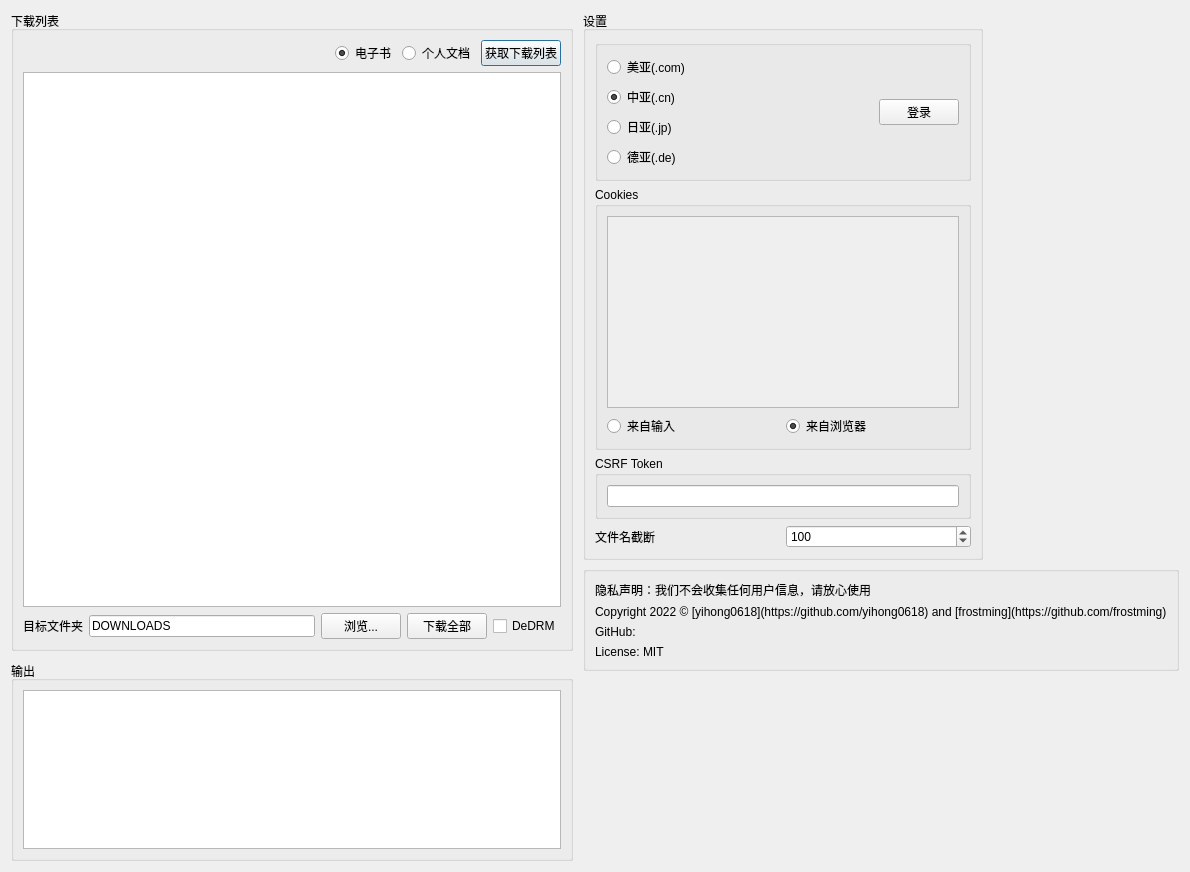
<?xml version="1.0" encoding="UTF-8"?>
<ui version="4.0">
 <class>MainDialog</class>
 <widget class="QDialog" name="MainDialog">
  <property name="geometry">
   <rect>
    <x>0</x>
    <y>0</y>
    <width>1190</width>
    <height>872</height>
   </rect>
  </property>
  <property name="windowTitle">
   <string>Kindle 下载助手</string>
  </property>
  <property name="windowIcon">
   <iconset resource="icon.qrc">
    <normaloff>:/icon/resource/kindle.png</normaloff>:/icon/resource/kindle.png</iconset>
  </property>
  <layout class="QHBoxLayout" name="horizontalLayout" stretch="1,0">
   <property name="spacing">
    <number>10</number>
   </property>
   <item>
    <layout class="QVBoxLayout" name="leftLayout">
     <item>
      <widget class="QGroupBox" name="listBox">
       <property name="title">
        <string>下载列表</string>
       </property>
       <layout class="QVBoxLayout" name="verticalLayout_5">
        <item alignment="Qt::AlignRight">
         <widget class="QWidget" name="widget" native="true">
          <property name="minimumSize">
           <size>
            <width>0</width>
            <height>0</height>
           </size>
          </property>
          <property name="baseSize">
           <size>
            <width>0</width>
            <height>0</height>
           </size>
          </property>
          <layout class="QHBoxLayout" name="horizontalLayout_6">
           <property name="leftMargin">
            <number>0</number>
           </property>
           <property name="topMargin">
            <number>0</number>
           </property>
           <property name="rightMargin">
            <number>0</number>
           </property>
           <property name="bottomMargin">
            <number>0</number>
           </property>
           <item>
            <widget class="QRadioButton" name="radioEBOK">
             <property name="text">
              <string>电子书</string>
             </property>
             <property name="checked">
              <bool>true</bool>
             </property>
            </widget>
           </item>
           <item>
            <widget class="QRadioButton" name="radioPDO">
             <property name="text">
              <string>个人文档</string>
             </property>
            </widget>
           </item>
           <item>
            <widget class="QPushButton" name="fetchButton">
             <property name="text">
              <string>获取下载列表</string>
             </property>
            </widget>
           </item>
          </layout>
         </widget>
        </item>
        <item>
         <widget class="QTableView" name="bookView"/>
        </item>
        <item>
         <layout class="QHBoxLayout" name="horizontalLayout_4">
          <item>
           <widget class="QLabel" name="label_2">
            <property name="text">
             <string>目标文件夹</string>
            </property>
           </widget>
          </item>
          <item>
           <widget class="QLineEdit" name="outDirEdit">
            <property name="text">
             <string>DOWNLOADS</string>
            </property>
           </widget>
          </item>
          <item>
           <widget class="QPushButton" name="browseButton">
            <property name="text">
             <string>浏览...</string>
            </property>
           </widget>
          </item>
          <item>
           <widget class="QPushButton" name="downloadButton">
            <property name="text">
             <string>下载全部</string>
            </property>
           </widget>
          </item>
          <item>
           <widget class="QCheckBox" name="dedrmCkb">
            <property name="text">
             <string>DeDRM</string>
            </property>
           </widget>
          </item>
         </layout>
        </item>
       </layout>
      </widget>
     </item>
     <item>
      <widget class="QGroupBox" name="groupBox_2">
       <property name="maximumSize">
        <size>
         <width>16777215</width>
         <height>200</height>
        </size>
       </property>
       <property name="title">
        <string>输出</string>
       </property>
       <layout class="QVBoxLayout" name="verticalLayout_7">
        <item>
         <widget class="QTextBrowser" name="logBrowser">
          <property name="html">
           <string>&lt;!DOCTYPE HTML PUBLIC &quot;-//W3C//DTD HTML 4.0//EN&quot; &quot;http://www.w3.org/TR/REC-html40/strict.dtd&quot;&gt;
&lt;html&gt;&lt;head&gt;&lt;meta name=&quot;qrichtext&quot; content=&quot;1&quot; /&gt;&lt;meta charset=&quot;utf-8&quot; /&gt;&lt;style type=&quot;text/css&quot;&gt;
p, li { white-space: pre-wrap; }
hr { height: 1px; border-width: 0; }
&lt;/style&gt;&lt;/head&gt;&lt;body style=&quot; font-family:'Microsoft YaHei UI'; font-size:9pt; font-weight:400; font-style:normal;&quot;&gt;
&lt;p style=&quot;-qt-paragraph-type:empty; margin-top:0px; margin-bottom:0px; margin-left:0px; margin-right:0px; -qt-block-indent:0; text-indent:0px;&quot;&gt;&lt;br /&gt;&lt;/p&gt;&lt;/body&gt;&lt;/html&gt;</string>
          </property>
         </widget>
        </item>
       </layout>
      </widget>
     </item>
    </layout>
   </item>
   <item>
    <layout class="QVBoxLayout" name="rightLayout" stretch="0,0">
     <property name="spacing">
      <number>6</number>
     </property>
     <item alignment="Qt::AlignTop">
      <widget class="QGroupBox" name="settingsBox">
       <property name="maximumSize">
        <size>
         <width>400</width>
         <height>16777215</height>
        </size>
       </property>
       <property name="title">
        <string>设置</string>
       </property>
       <layout class="QVBoxLayout" name="verticalLayout">
        <item>
         <widget class="QGroupBox" name="loginGroupBox">
          <property name="title">
           <string/>
          </property>
          <layout class="QHBoxLayout" name="horizontalLayout_2">
           <item>
            <layout class="QVBoxLayout" name="verticalLayout_2">
             <item>
              <widget class="QRadioButton" name="radioCOM">
               <property name="text">
                <string>美亚(.com)</string>
               </property>
              </widget>
             </item>
             <item>
              <widget class="QRadioButton" name="radioCN">
               <property name="text">
                <string>中亚(.cn)</string>
               </property>
               <property name="checked">
                <bool>true</bool>
               </property>
              </widget>
             </item>
             <item>
              <widget class="QRadioButton" name="radioJP">
               <property name="text">
                <string>日亚(.jp)</string>
               </property>
              </widget>
             </item>
             <item>
              <widget class="QRadioButton" name="radioDE">
               <property name="text">
                <string>德亚(.de)</string>
               </property>
              </widget>
             </item>
            </layout>
           </item>
           <item>
            <widget class="QPushButton" name="loginButton">
             <property name="maximumSize">
              <size>
               <width>80</width>
               <height>16777215</height>
              </size>
             </property>
             <property name="text">
              <string>登录</string>
             </property>
            </widget>
           </item>
          </layout>
         </widget>
        </item>
        <item>
         <widget class="QGroupBox" name="cookiesGroupBox">
          <property name="title">
           <string>Cookies</string>
          </property>
          <layout class="QVBoxLayout" name="verticalLayout_3">
           <item>
            <widget class="QPlainTextEdit" name="cookieTextEdit">
             <property name="enabled">
              <bool>false</bool>
             </property>
            </widget>
           </item>
           <item>
            <layout class="QHBoxLayout" name="horizontalLayout_3">
             <item>
              <widget class="QRadioButton" name="radioFromInput">
               <property name="text">
                <string>来自输入</string>
               </property>
              </widget>
             </item>
             <item>
              <widget class="QRadioButton" name="radioFromBrowser">
               <property name="text">
                <string>来自浏览器</string>
               </property>
               <property name="checked">
                <bool>true</bool>
               </property>
              </widget>
             </item>
            </layout>
           </item>
          </layout>
         </widget>
        </item>
        <item>
         <widget class="QGroupBox" name="groupBox">
          <property name="title">
           <string>CSRF Token</string>
          </property>
          <layout class="QVBoxLayout" name="verticalLayout_4">
           <item>
            <widget class="QLineEdit" name="csrfEdit"/>
           </item>
          </layout>
         </widget>
        </item>
        <item>
         <layout class="QHBoxLayout" name="horizontalLayout_5">
          <item>
           <widget class="QLabel" name="label">
            <property name="text">
             <string>文件名截断</string>
            </property>
           </widget>
          </item>
          <item>
           <widget class="QSpinBox" name="cutLengthSpin">
            <property name="maximum">
             <number>999</number>
            </property>
            <property name="value">
             <number>100</number>
            </property>
           </widget>
          </item>
         </layout>
        </item>
       </layout>
      </widget>
     </item>
     <item alignment="Qt::AlignTop">
      <widget class="QGroupBox" name="copyrightBox">
       <property name="title">
        <string/>
       </property>
       <layout class="QVBoxLayout" name="verticalLayout_6">
        <item>
         <widget class="QLabel" name="label_6">
          <property name="text">
           <string>隐私声明：我们不会收集任何用户信息，请放心使用</string>
          </property>
         </widget>
        </item>
        <item>
         <widget class="QLabel" name="label_3">
          <property name="text">
           <string>Copyright 2022 © [yihong0618](https://github.com/yihong0618) and [frostming](https://github.com/frostming)</string>
          </property>
          <property name="textFormat">
           <enum>Qt::MarkdownText</enum>
          </property>
         </widget>
        </item>
        <item>
         <widget class="QLabel" name="label_4">
          <property name="text">
           <string>GitHub: &lt;https://github.com/yihong0618/Kindle_download_helper&gt;</string>
          </property>
          <property name="textFormat">
           <enum>Qt::MarkdownText</enum>
          </property>
         </widget>
        </item>
        <item>
         <widget class="QLabel" name="label_5">
          <property name="text">
           <string>License: MIT</string>
          </property>
         </widget>
        </item>
       </layout>
      </widget>
     </item>
    </layout>
   </item>
  </layout>
 </widget>
 <resources>
  <include location="icon.qrc"/>
 </resources>
 <connections/>
</ui>
